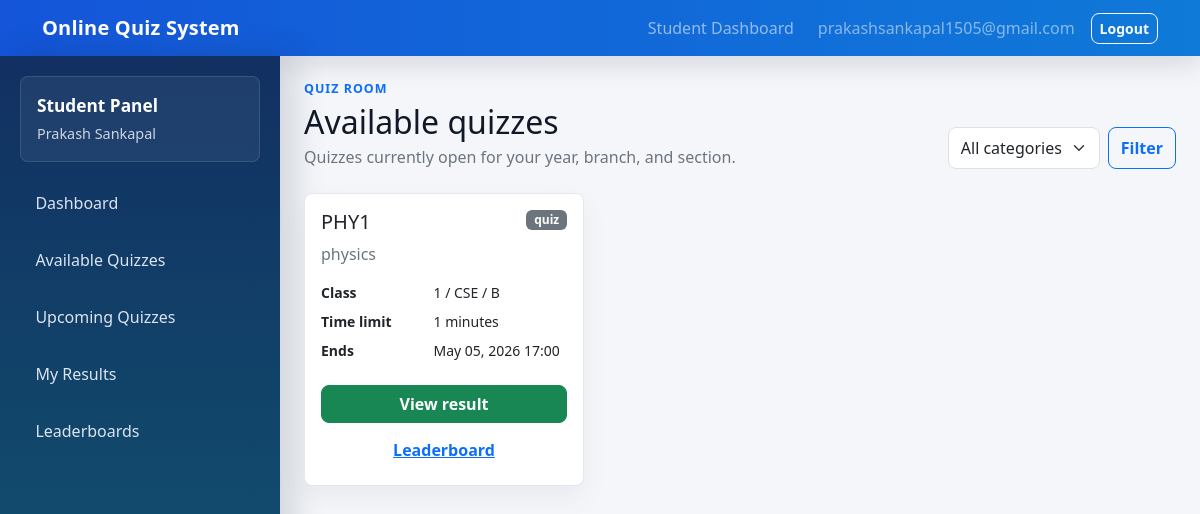
The app's page /quizzes/ (signed in) with its own data.
### quizzes/models.py (models this page shows, shortened)
class Quiz(models.Model):
    teacher = models.ForeignKey(
        settings.AUTH_USER_MODEL,
        on_delete=models.CASCADE,
        related_name="created_quizzes",
        blank=True,
        null=True,
    )
    title = models.CharField(max_length=200)
    description = models.TextField()
    category = models.CharField(max_length=100)
    year = models.CharField(max_length=20, default="1")
    branch = models.CharField(max_length=100, default="CSE")
    section = models.CharField(max_length=20, default="A")
    time_limit = models.PositiveIntegerField(help_text="Time limit in minutes")
    start_time = models.DateTimeField()
    end_time = models.DateTimeField()
    access_code = models.CharField(max_length=50, blank=True, null=True)
    class Meta:
        ordering = ["start_time", "title"]

### quizzes/views.py (the view)
# urls.py: path("quizzes/", views.quiz_list, name="quiz_list"),
@login_required
def quiz_list(request):
    if request.user.is_staff:
        return redirect("teacher_dashboard")
    form = QuizFilterForm(request.GET or None)
    quizzes = _quizzes_for_student(request.user).order_by("category", "title")
    if form.is_valid() and form.cleaned_data.get("category"):
        quizzes = quizzes.filter(category=form.cleaned_data["category"])
    attempts = Attempt.objects.filter(user=request.user, quiz__in=quizzes)
    attempt_map = {attempt.quiz_id: attempt for attempt in attempts}
    quiz_rows = [{"quiz": quiz, "attempt": attempt_map.get(quiz.id)} for quiz in quizzes]
    return render(request, "quizzes/student_quiz_list.html", {"form": form, "quiz_rows": quiz_rows})

### quizzes/forms.py
class QuizFilterForm(forms.Form):
    category = forms.ChoiceField(required=False)
    def __init__(self, *args, **kwargs):
        super().__init__(*args, **kwargs)
        _apply_bootstrap_fields(self)
        categories = (
            Quiz.objects.order_by("category")
            .values_list("category", flat=True)
            .distinct()
        )
        self.fields["category"].choices = [("", "All categories")] + [
            (category, category) for category in categories if category
        ]

### quizzes/forms.py (called while the page is built)
def _apply_bootstrap_fields(form):
    for field in form.fields.values():
        widget = field.widget
        css_class = "form-select" if isinstance(widget, forms.Select) else "form-control"
        existing = widget.attrs.get("class", "")
        widget.attrs["class"] = f"{existing} {css_class}".strip()

### quizzes/views.py (called while the page is built)
def _available_quizzes():
    now = timezone.now()
    return Quiz.objects.filter(start_time__lte=now, end_time__gte=now)

def _quizzes_for_student(user):
    quizzes = _available_quizzes()
    profile = getattr(user, "student_profile", None)
    if not profile:
        return quizzes.none()
    return quizzes.filter(
        year__iexact=profile.year,
        branch__iexact=profile.branch,
        section__iexact=profile.section,
    )

### quizzes/templates/quizzes/student_quiz_list.html (shortened to what this page needs)
{% extends "quizzes/student_base.html" %}
{% block student_content %}
<div class="d-flex flex-column flex-md-row justify-content-between align-items-md-end gap-3 mb-4">
    <div>
        <p class="eyebrow mb-1">Quiz Room</p>
        <h1 class="h2 mb-1">Available quizzes</h1>
        <p class="text-secondary mb-0">Quizzes currently open for your year, branch, and section.</p>
    </div>
    <form method="get" class="d-flex gap-2">
        <select class="form-select" name="category" aria-label="Category filter">
            {% for value, label in form.fields.category.choices %}
                <option value="{{ value }}" {% if form.data.category == value %}selected{% endif %}>{{ label }}</option>
            {% endfor %}
        </select>
        <button class="btn btn-outline-primary" type="submit">Filter</button>
    </form>
</div>
<div class="row g-3">
    {% for row in quiz_rows %}
        <div class="col-md-6 col-xl-4">
            <div class="card h-100 quiz-card">
                <div class="card-body d-flex flex-column">
                    <div class="d-flex justify-content-between align-items-start gap-2 mb-2">
                        <h2 class="h5 mb-0">{{ row.quiz.title }}</h2>
                        <span class="badge text-bg-secondary">{{ row.quiz.category }}</span>
                    </div>
                    <p class="text-secondary flex-grow-1">{{ row.quiz.description }}</p>
                    <dl class="row small mb-3">
                        <dt class="col-5">Class</dt>
                        <dd class="col-7">{{ row.quiz.year }} / {{ row.quiz.branch }} / {{ row.quiz.section }}</dd>
                        <dt class="col-5">Time limit</dt>
                        <dd class="col-7">{{ row.quiz.time_limit }} minutes</dd>
                        <dt class="col-5">Ends</dt>
                        <dd class="col-7">{{ row.quiz.end_time|date:"M d, Y H:i" }}</dd>
                    </dl>
                    {% if row.attempt and row.attempt.is_submitted %}
                        <a class="btn btn-success" href="{% url 'result' row.attempt.id %}">View result</a>
                    {% elif row.attempt %}
                        <a class="btn btn-warning" href="{% url 'attempt_question' row.attempt.id 1 %}">Resume attempt</a>
                    {% else %}
                        <a class="btn btn-primary" href="{% url 'quiz_instruction' row.quiz.id %}">Take quiz</a>
                    {% endif %}
                    <a class="btn btn-link mt-2" href="{% url 'leaderboard' row.quiz.id %}">Leaderboard</a>
                </div>
            </div>
        </div>
    {% empty %}
        <div class="col-12"><div class="alert alert-info">No quizzes are available right now.</div></div>
    {% endfor %}
</div>
{% endblock %}

### quizzes/templates/quizzes/student_base.html (shortened to what this page needs)
{% extends "quizzes/base.html" %}
{% block main %}
<div class="teacher-layout student-layout">
    <aside class="teacher-sidebar student-sidebar">
        <div class="teacher-sidebar-header">
            <div class="teacher-sidebar-title">Student Panel</div>
            <div class="teacher-sidebar-user">{{ user.get_full_name|default:user.email|default:user.username }}</div>
        </div>
        <nav class="teacher-nav" aria-label="Student navigation">
            <a href="{% url 'student_dashboard' %}"><span>Dashboard</span></a>
            <a href="{% url 'quiz_list' %}"><span>Available Quizzes</span></a>
            <a href="{% url 'student_upcoming_quizzes' %}"><span>Upcoming Quizzes</span></a>
            <a href="{% url 'student_results' %}"><span>My Results</span></a>
            <a href="{% url 'student_leaderboards' %}"><span>Leaderboards</span></a>
        </nav>
    </aside>
    <section class="teacher-content">
        {% block student_content %}{% endblock %}
    </section>
</div>
{% endblock %}

### quizzes/templates/quizzes/base.html (shortened to what this page needs)
{% load static %}
<!doctype html>
<html lang="en">
<head>
    <link href="https://cdn.jsdelivr.net/npm/bootstrap@5.3.3/dist/css/bootstrap.min.css" rel="stylesheet">
    <link rel="stylesheet" href="{% static 'quizzes/styles.css' %}?v=20260505">
</head>
<body>
<nav class="navbar navbar-expand-lg navbar-dark bg-primary">
    <div class="container">
        <a class="navbar-brand fw-semibold" href="{% url 'home' %}">Online Quiz System</a>
        <div class="collapse navbar-collapse" id="mainNav">
            <ul class="navbar-nav ms-auto align-items-lg-center gap-lg-2">
                {% if user.is_authenticated %}
                    {% if user.is_staff %}
                        <li class="nav-item"><a class="nav-link" href="{% url 'teacher_dashboard' %}">Teacher Dashboard</a></li>
                    {% else %}
                        <li class="nav-item"><a class="nav-link" href="{% url 'student_dashboard' %}">Student Dashboard</a></li>
                    {% endif %}
                    <li class="nav-item text-white-50 px-lg-2">{{ user.username }}</li>
                    <li class="nav-item">
                        <form method="post" action="{% url 'logout' %}">
                            <button class="btn btn-outline-light btn-sm" type="submit">Logout</button>
                        </form>
                    </li>
                {% else %}
                    <li class="nav-item"><a class="nav-link" href="{% url 'student_login' %}">Student Login</a></li>
                    <li class="nav-item"><a class="nav-link" href="{% url 'teacher_login' %}">Teacher Login</a></li>
                {% endif %}
            </ul>
        </div>
    </div>
</nav>
{% block main %}{% endblock %}
</body>
</html>

### quizzes/static/quizzes/styles.css (style rules this page uses)
body { background: #f4f6fa; color: #111827; }
.navbar.bg-primary { background: linear-gradient(90deg, #1455d9, #0f7ad8) !important; box-shadow: 0 10px 24px rgba(17, 24, 39, .12); }
.navbar-brand { letter-spacing: .2px; }
.quiz-card, .question-panel, .metric { background: #fff; border: 1px solid #e3e7ee; border-radius: 8px; box-shadow: 0 12px 28px rgba(15, 23, 42, .05); }
.teacher-layout { display: grid; grid-template-columns: 280px minmax(0, 1fr); min-height: calc(100vh - 56px); }
.teacher-sidebar { background: linear-gradient(180deg, #111827 0%, #172033 100%); color: #fff; padding: 1.25rem; box-shadow: 12px 0 32px rgba(15, 23, 42, .16); position: sticky; top: 0; height: calc(100vh - 56px); }
.student-sidebar { background: linear-gradient(180deg, #123062 0%, #105b72 100%); }
.teacher-sidebar-header { border: 1px solid rgba(255, 255, 255, .12); background: rgba(255, 255, 255, .06); border-radius: 8px; margin-bottom: 1rem; padding: 1rem; }
.teacher-sidebar-title { font-weight: 700; font-size: 1.08rem; }
.teacher-sidebar-user { color: #cbd5e1; font-size: .9rem; margin-top: .25rem; overflow-wrap: anywhere; }
.teacher-nav { display: grid; gap: .45rem; }
.teacher-nav a { color: #dbe4f0; display: flex; align-items: center; min-height: 44px; text-decoration: none; padding: .75rem .9rem; border: 1px solid transparent; border-radius: 8px; transition: background-color .15s ease, border-color .15s ease, transform .15s ease; }
.teacher-content { min-width: 0; padding: 1.5rem; overflow-x: hidden; }
.eyebrow { color: #0d6efd; font-size: .78rem; font-weight: 700; letter-spacing: .08em; text-transform: uppercase; }
.btn { border-radius: 8px; font-weight: 600; }
.form-control, .form-select { border-radius: 8px; min-height: 42px; }

### records on screen
Quiz: quiz "PHY1", quiz.category "quiz", quiz.description "physics", quiz.year "1", quiz.branch "CSE", quiz.section "B", quiz.time_limit "1", quiz.end_time "May 05, 2026 17:00"

### other values on screen
{{ user.username }} "prakashsankapal1505@gmail.com"
{{ user.get_full_name|default:user.email|default:user.username }} "Prakash Sankapal"
form field category "All categories"
